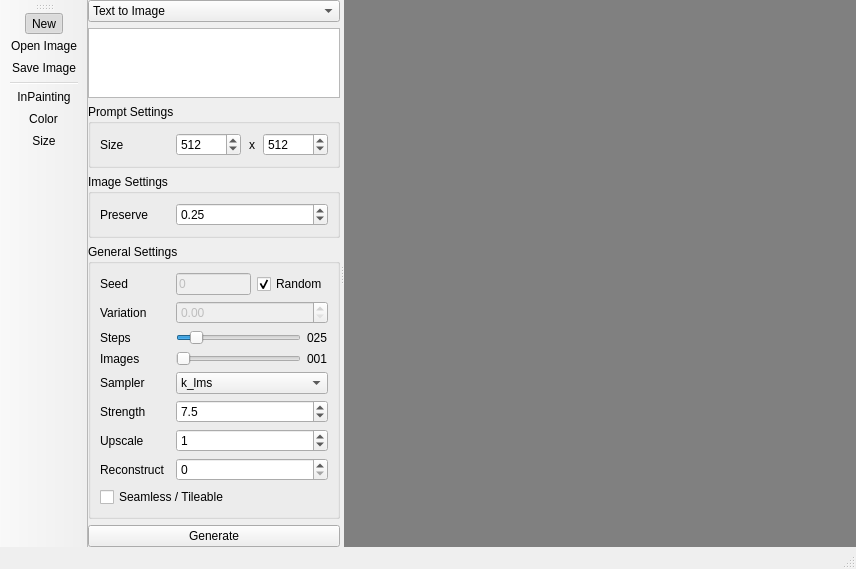
<?xml version="1.0" encoding="UTF-8"?>
<ui version="4.0">
 <class>MainWindow</class>
 <widget class="QMainWindow" name="MainWindow">
  <property name="geometry">
   <rect>
    <x>0</x>
    <y>0</y>
    <width>830</width>
    <height>551</height>
   </rect>
  </property>
  <property name="windowTitle">
   <string>Dreamer</string>
  </property>
  <property name="windowIcon">
   <iconset resource="dreamer.qrc">
    <normaloff>:/icons/icons/Logo.png</normaloff>:/icons/icons/Logo.png</iconset>
  </property>
  <widget class="QWidget" name="centralwidget">
   <layout class="QHBoxLayout" name="horizontalLayout">
    <property name="leftMargin">
     <number>0</number>
    </property>
    <property name="topMargin">
     <number>0</number>
    </property>
    <property name="rightMargin">
     <number>0</number>
    </property>
    <property name="bottomMargin">
     <number>0</number>
    </property>
    <item>
     <widget class="QSplitter" name="splitter">
      <property name="orientation">
       <enum>Qt::Horizontal</enum>
      </property>
      <widget class="QWidget" name="generator_widget" native="true">
       <layout class="QVBoxLayout" name="verticalLayout">
        <item>
         <widget class="QComboBox" name="mode">
          <property name="enabled">
           <bool>true</bool>
          </property>
          <item>
           <property name="text">
            <string>Text to Image</string>
           </property>
          </item>
          <item>
           <property name="text">
            <string>Image to Image</string>
           </property>
          </item>
          <item>
           <property name="text">
            <string>InPainting</string>
           </property>
          </item>
          <item>
           <property name="text">
            <string>Upscaling</string>
           </property>
          </item>
         </widget>
        </item>
        <item>
         <widget class="QPlainTextEdit" name="prompt_edit"/>
        </item>
        <item>
         <widget class="QGroupBox" name="prompt_settings">
          <property name="title">
           <string>Prompt Settings</string>
          </property>
          <layout class="QVBoxLayout" name="verticalLayout_4">
           <item>
            <layout class="QHBoxLayout" name="horizontalLayout_2">
             <property name="sizeConstraint">
              <enum>QLayout::SetMinimumSize</enum>
             </property>
             <item>
              <widget class="QLabel" name="label_2">
               <property name="sizePolicy">
                <sizepolicy hsizetype="Fixed" vsizetype="Preferred">
                 <horstretch>0</horstretch>
                 <verstretch>0</verstretch>
                </sizepolicy>
               </property>
               <property name="minimumSize">
                <size>
                 <width>70</width>
                 <height>0</height>
                </size>
               </property>
               <property name="text">
                <string>Size</string>
               </property>
              </widget>
             </item>
             <item>
              <widget class="QSpinBox" name="image_width">
               <property name="toolTip">
                <string>Image width</string>
               </property>
               <property name="minimum">
                <number>64</number>
               </property>
               <property name="maximum">
                <number>2048</number>
               </property>
               <property name="singleStep">
                <number>64</number>
               </property>
               <property name="value">
                <number>512</number>
               </property>
              </widget>
             </item>
             <item>
              <widget class="QLabel" name="label_3">
               <property name="maximumSize">
                <size>
                 <width>10</width>
                 <height>16777215</height>
                </size>
               </property>
               <property name="text">
                <string>x</string>
               </property>
               <property name="alignment">
                <set>Qt::AlignCenter</set>
               </property>
              </widget>
             </item>
             <item>
              <widget class="QSpinBox" name="image_height">
               <property name="toolTip">
                <string>Image height</string>
               </property>
               <property name="minimum">
                <number>64</number>
               </property>
               <property name="maximum">
                <number>2048</number>
               </property>
               <property name="singleStep">
                <number>64</number>
               </property>
               <property name="value">
                <number>512</number>
               </property>
              </widget>
             </item>
            </layout>
           </item>
          </layout>
         </widget>
        </item>
        <item>
         <widget class="QGroupBox" name="image_settings">
          <property name="visible">
           <bool>false</bool>
          </property>
          <property name="title">
           <string>Image Settings</string>
          </property>
          <layout class="QVBoxLayout" name="verticalLayout_3">
           <item>
            <layout class="QHBoxLayout" name="horizontalLayout_7">
             <item>
              <widget class="QLabel" name="label_8">
               <property name="sizePolicy">
                <sizepolicy hsizetype="Fixed" vsizetype="Preferred">
                 <horstretch>0</horstretch>
                 <verstretch>0</verstretch>
                </sizepolicy>
               </property>
               <property name="minimumSize">
                <size>
                 <width>70</width>
                 <height>0</height>
                </size>
               </property>
               <property name="text">
                <string>Preserve</string>
               </property>
              </widget>
             </item>
             <item>
              <widget class="QDoubleSpinBox" name="preserve_image">
               <property name="toolTip">
                <string>Prompt influence to image, (0-0.99)
0: Keep the image
0,99: Will affect hugely on the image</string>
               </property>
               <property name="minimum">
                <double>0.010000000000000</double>
               </property>
               <property name="maximum">
                <double>1.000000000000000</double>
               </property>
               <property name="singleStep">
                <double>0.010000000000000</double>
               </property>
               <property name="value">
                <double>0.250000000000000</double>
               </property>
              </widget>
             </item>
            </layout>
           </item>
          </layout>
         </widget>
        </item>
        <item>
         <widget class="QGroupBox" name="general_settings">
          <property name="title">
           <string>General Settings</string>
          </property>
          <property name="checkable">
           <bool>false</bool>
          </property>
          <layout class="QVBoxLayout" name="verticalLayout_2">
           <item>
            <layout class="QHBoxLayout" name="horizontalLayout_3">
             <item>
              <widget class="QLabel" name="label_4">
               <property name="sizePolicy">
                <sizepolicy hsizetype="Fixed" vsizetype="Preferred">
                 <horstretch>0</horstretch>
                 <verstretch>0</verstretch>
                </sizepolicy>
               </property>
               <property name="minimumSize">
                <size>
                 <width>70</width>
                 <height>0</height>
                </size>
               </property>
               <property name="text">
                <string>Seed</string>
               </property>
              </widget>
             </item>
             <item>
              <widget class="QLineEdit" name="seed">
               <property name="enabled">
                <bool>false</bool>
               </property>
               <property name="minimumSize">
                <size>
                 <width>75</width>
                 <height>0</height>
                </size>
               </property>
               <property name="toolTip">
                <string>Generator seed</string>
               </property>
               <property name="text">
                <string>0</string>
               </property>
              </widget>
             </item>
             <item>
              <widget class="QCheckBox" name="random_seed">
               <property name="enabled">
                <bool>true</bool>
               </property>
               <property name="text">
                <string>Random</string>
               </property>
               <property name="checked">
                <bool>true</bool>
               </property>
              </widget>
             </item>
            </layout>
           </item>
           <item>
            <layout class="QHBoxLayout" name="horizontalLayout_11">
             <item>
              <widget class="QLabel" name="label_11">
               <property name="minimumSize">
                <size>
                 <width>70</width>
                 <height>0</height>
                </size>
               </property>
               <property name="maximumSize">
                <size>
                 <width>70</width>
                 <height>16777215</height>
                </size>
               </property>
               <property name="text">
                <string>Variation</string>
               </property>
              </widget>
             </item>
             <item>
              <widget class="QDoubleSpinBox" name="variation">
               <property name="enabled">
                <bool>false</bool>
               </property>
               <property name="toolTip">
                <string>Seed variation
0: Same seed will have same result
1: Same seed will produce different variation</string>
               </property>
               <property name="maximum">
                <double>1.000000000000000</double>
               </property>
               <property name="singleStep">
                <double>0.100000000000000</double>
               </property>
              </widget>
             </item>
            </layout>
           </item>
           <item>
            <layout class="QHBoxLayout" name="horizontalLayout_4">
             <item>
              <widget class="QLabel" name="label_5">
               <property name="sizePolicy">
                <sizepolicy hsizetype="Fixed" vsizetype="Preferred">
                 <horstretch>0</horstretch>
                 <verstretch>0</verstretch>
                </sizepolicy>
               </property>
               <property name="minimumSize">
                <size>
                 <width>70</width>
                 <height>0</height>
                </size>
               </property>
               <property name="text">
                <string>Steps</string>
               </property>
              </widget>
             </item>
             <item>
              <widget class="QSlider" name="steps">
               <property name="toolTip">
                <string>The steps required to generate image
Higher means more detail will be produced but will take more time</string>
               </property>
               <property name="minimum">
                <number>1</number>
               </property>
               <property name="maximum">
                <number>200</number>
               </property>
               <property name="value">
                <number>25</number>
               </property>
               <property name="orientation">
                <enum>Qt::Horizontal</enum>
               </property>
              </widget>
             </item>
             <item>
              <widget class="QLabel" name="steps_value">
               <property name="text">
                <string>025</string>
               </property>
              </widget>
             </item>
            </layout>
           </item>
           <item>
            <layout class="QHBoxLayout" name="horizontalLayout_5">
             <item>
              <widget class="QLabel" name="label_6">
               <property name="sizePolicy">
                <sizepolicy hsizetype="Fixed" vsizetype="Preferred">
                 <horstretch>0</horstretch>
                 <verstretch>0</verstretch>
                </sizepolicy>
               </property>
               <property name="minimumSize">
                <size>
                 <width>70</width>
                 <height>0</height>
                </size>
               </property>
               <property name="text">
                <string>Images</string>
               </property>
              </widget>
             </item>
             <item>
              <widget class="QSlider" name="iteration">
               <property name="toolTip">
                <string>Number of image to be generated</string>
               </property>
               <property name="minimum">
                <number>1</number>
               </property>
               <property name="orientation">
                <enum>Qt::Horizontal</enum>
               </property>
              </widget>
             </item>
             <item>
              <widget class="QLabel" name="iteration_value">
               <property name="text">
                <string>001</string>
               </property>
              </widget>
             </item>
            </layout>
           </item>
           <item>
            <layout class="QHBoxLayout" name="horizontalLayout_6">
             <item>
              <widget class="QLabel" name="label_7">
               <property name="sizePolicy">
                <sizepolicy hsizetype="Fixed" vsizetype="Preferred">
                 <horstretch>0</horstretch>
                 <verstretch>0</verstretch>
                </sizepolicy>
               </property>
               <property name="minimumSize">
                <size>
                 <width>70</width>
                 <height>0</height>
                </size>
               </property>
               <property name="text">
                <string>Sampler</string>
               </property>
              </widget>
             </item>
             <item>
              <widget class="QComboBox" name="sampler">
               <property name="toolTip">
                <string>Image sampler type</string>
               </property>
               <property name="currentIndex">
                <number>7</number>
               </property>
               <item>
                <property name="text">
                 <string>plms</string>
                </property>
               </item>
               <item>
                <property name="text">
                 <string>ddim</string>
                </property>
               </item>
               <item>
                <property name="text">
                 <string>k_dpm_2_a</string>
                </property>
               </item>
               <item>
                <property name="text">
                 <string>k_dpm_2</string>
                </property>
               </item>
               <item>
                <property name="text">
                 <string>k_euler_a</string>
                </property>
               </item>
               <item>
                <property name="text">
                 <string>k_euler</string>
                </property>
               </item>
               <item>
                <property name="text">
                 <string>k_heun</string>
                </property>
               </item>
               <item>
                <property name="text">
                 <string>k_lms</string>
                </property>
               </item>
              </widget>
             </item>
            </layout>
           </item>
           <item>
            <layout class="QHBoxLayout" name="horizontalLayout_12">
             <item>
              <widget class="QLabel" name="label_12">
               <property name="minimumSize">
                <size>
                 <width>70</width>
                 <height>0</height>
                </size>
               </property>
               <property name="maximumSize">
                <size>
                 <width>70</width>
                 <height>16777215</height>
                </size>
               </property>
               <property name="text">
                <string>Strength</string>
               </property>
              </widget>
             </item>
             <item>
              <widget class="QDoubleSpinBox" name="strength">
               <property name="toolTip">
                <string>How strongly the prompt influences the image</string>
               </property>
               <property name="decimals">
                <number>1</number>
               </property>
               <property name="minimum">
                <double>1.000000000000000</double>
               </property>
               <property name="maximum">
                <double>20.000000000000000</double>
               </property>
               <property name="singleStep">
                <double>0.500000000000000</double>
               </property>
               <property name="value">
                <double>7.500000000000000</double>
               </property>
              </widget>
             </item>
            </layout>
           </item>
           <item>
            <layout class="QHBoxLayout" name="horizontalLayout_10">
             <item>
              <widget class="QLabel" name="label_9">
               <property name="minimumSize">
                <size>
                 <width>70</width>
                 <height>0</height>
                </size>
               </property>
               <property name="maximumSize">
                <size>
                 <width>70</width>
                 <height>16777215</height>
                </size>
               </property>
               <property name="text">
                <string>Upscale</string>
               </property>
              </widget>
             </item>
             <item>
              <widget class="QSpinBox" name="upscale">
               <property name="toolTip">
                <string>Upscale resolution</string>
               </property>
               <property name="maximum">
                <number>10</number>
               </property>
               <property name="value">
                <number>1</number>
               </property>
              </widget>
             </item>
            </layout>
           </item>
           <item>
            <layout class="QHBoxLayout" name="horizontalLayout_8">
             <item>
              <widget class="QLabel" name="label_10">
               <property name="minimumSize">
                <size>
                 <width>70</width>
                 <height>0</height>
                </size>
               </property>
               <property name="maximumSize">
                <size>
                 <width>70</width>
                 <height>16777215</height>
                </size>
               </property>
               <property name="text">
                <string>Reconstruct</string>
               </property>
              </widget>
             </item>
             <item>
              <widget class="QSpinBox" name="sharpness">
               <property name="toolTip">
                <string>Reconstruct Face using ESRGAN</string>
               </property>
               <property name="value">
                <number>0</number>
               </property>
              </widget>
             </item>
            </layout>
           </item>
           <item>
            <widget class="QCheckBox" name="seamless">
             <property name="text">
              <string>Seamless / Tileable</string>
             </property>
            </widget>
           </item>
          </layout>
         </widget>
        </item>
        <item>
         <widget class="QPushButton" name="generate_btn">
          <property name="text">
           <string>Generate</string>
          </property>
         </widget>
        </item>
       </layout>
      </widget>
      <widget class="QMdiArea" name="image_area">
       <property name="sizePolicy">
        <sizepolicy hsizetype="Minimum" vsizetype="Minimum">
         <horstretch>0</horstretch>
         <verstretch>0</verstretch>
        </sizepolicy>
       </property>
       <property name="minimumSize">
        <size>
         <width>512</width>
         <height>512</height>
        </size>
       </property>
       <property name="background">
        <brush brushstyle="SolidPattern">
         <color alpha="255">
          <red>128</red>
          <green>128</green>
          <blue>128</blue>
         </color>
        </brush>
       </property>
      </widget>
     </widget>
    </item>
   </layout>
  </widget>
  <widget class="QMenuBar" name="menubar">
   <property name="geometry">
    <rect>
     <x>0</x>
     <y>0</y>
     <width>830</width>
     <height>21</height>
    </rect>
   </property>
  </widget>
  <widget class="QToolBar" name="toolBar">
   <property name="windowTitle">
    <string>toolBar_2</string>
   </property>
   <property name="orientation">
    <enum>Qt::Vertical</enum>
   </property>
   <attribute name="toolBarArea">
    <enum>LeftToolBarArea</enum>
   </attribute>
   <attribute name="toolBarBreak">
    <bool>false</bool>
   </attribute>
   <addaction name="actionNew"/>
   <addaction name="actionOpenImage"/>
   <addaction name="actionSaveImage"/>
   <addaction name="separator"/>
   <addaction name="actionInPainting"/>
   <addaction name="actionBrushColor"/>
   <addaction name="actionBrushSize"/>
  </widget>
  <widget class="QStatusBar" name="statusbar"/>
  <action name="actionNew">
   <property name="checkable">
    <bool>true</bool>
   </property>
   <property name="checked">
    <bool>true</bool>
   </property>
   <property name="icon">
    <iconset resource="dreamer.qrc">
     <normaloff>:/icons/icons/idea.png</normaloff>:/icons/icons/idea.png</iconset>
   </property>
   <property name="text">
    <string>New</string>
   </property>
   <property name="toolTip">
    <string>Generate New Image
Shortcut : Ctrl+N</string>
   </property>
   <property name="shortcut">
    <string>Ctrl+N</string>
   </property>
  </action>
  <action name="actionInPainting">
   <property name="checkable">
    <bool>true</bool>
   </property>
   <property name="icon">
    <iconset resource="dreamer.qrc">
     <normaloff>:/icons/icons/brush.png</normaloff>:/icons/icons/brush.png</iconset>
   </property>
   <property name="text">
    <string>InPainting</string>
   </property>
   <property name="toolTip">
    <string>Paint Mode
Shortcut : Ctrl+P</string>
   </property>
   <property name="shortcut">
    <string>Ctrl+P</string>
   </property>
  </action>
  <action name="actionSaveImage">
   <property name="icon">
    <iconset resource="dreamer.qrc">
     <normaloff>:/icons/icons/save.png</normaloff>:/icons/icons/save.png</iconset>
   </property>
   <property name="text">
    <string>Save Image</string>
   </property>
   <property name="toolTip">
    <string>Save Image
Shortcut : Ctrl+S</string>
   </property>
   <property name="shortcut">
    <string>Ctrl+S</string>
   </property>
  </action>
  <action name="actionBrushColor">
   <property name="text">
    <string>Color</string>
   </property>
   <property name="toolTip">
    <string>Change Brush ColorShortcut : Ctrl:I</string>
   </property>
   <property name="shortcut">
    <string>Ctrl+I</string>
   </property>
  </action>
  <action name="actionBrushSize">
   <property name="icon">
    <iconset resource="dreamer.qrc">
     <normaloff>:/icons/icons/stroke.png</normaloff>:/icons/icons/stroke.png</iconset>
   </property>
   <property name="text">
    <string>Size</string>
   </property>
   <property name="toolTip">
    <string>Change Brush Size
Shortcut : Ctrl+B</string>
   </property>
   <property name="shortcut">
    <string>Ctrl+B</string>
   </property>
  </action>
  <action name="actionOpenImage">
   <property name="icon">
    <iconset resource="dreamer.qrc">
     <normaloff>:/icons/icons/open.png</normaloff>:/icons/icons/open.png</iconset>
   </property>
   <property name="text">
    <string>Open Image</string>
   </property>
   <property name="toolTip">
    <string>Open Image
Shortcut : Ctrl+O</string>
   </property>
   <property name="shortcut">
    <string>Ctrl+O</string>
   </property>
  </action>
 </widget>
 <resources>
  <include location="dreamer.qrc"/>
 </resources>
 <connections/>
</ui>
